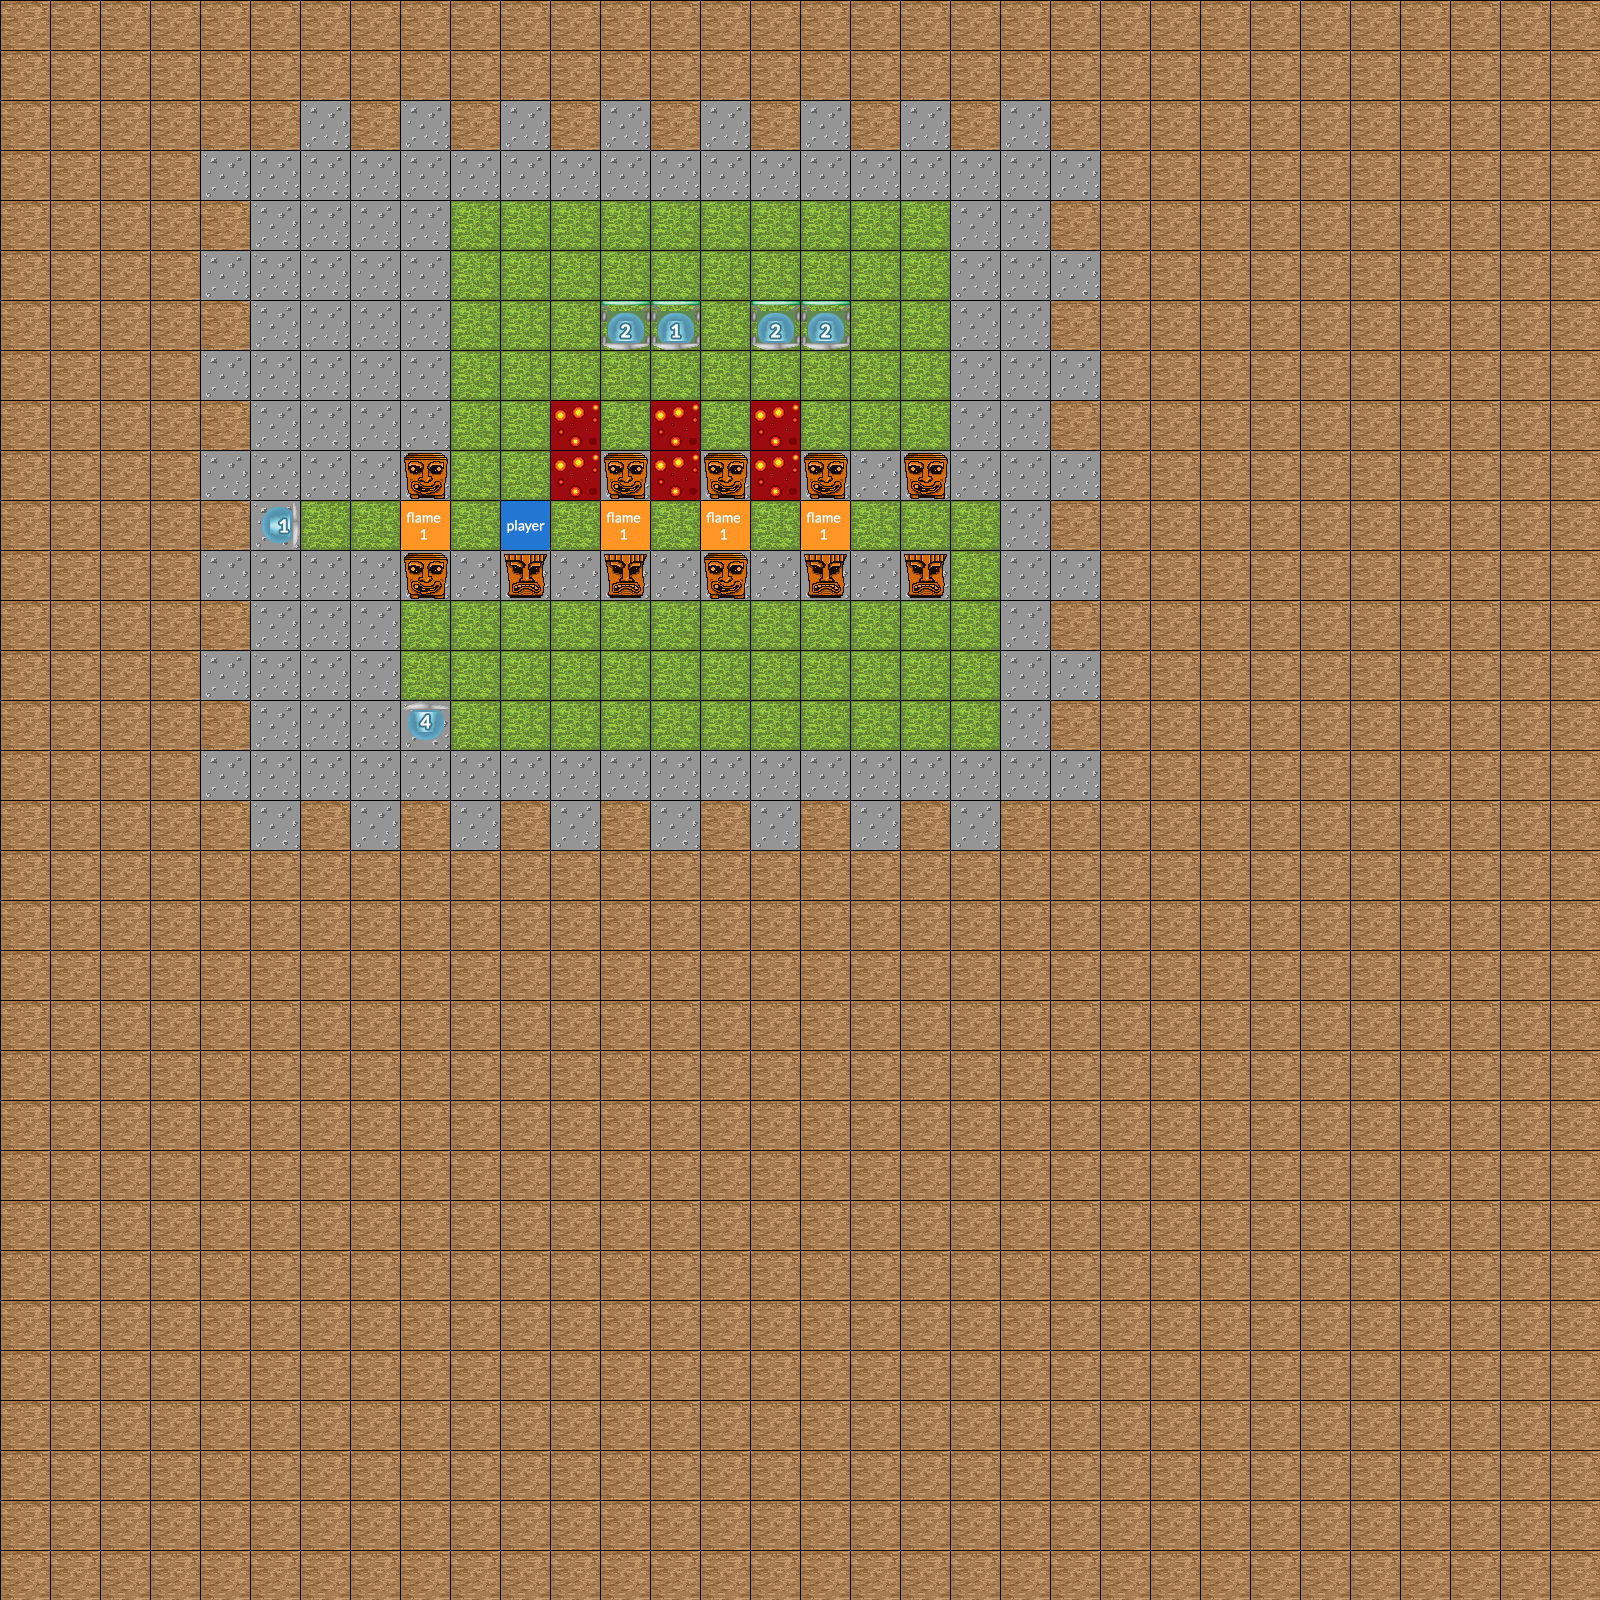

Tiled map render using the project's own tile images. Description and the map definition, with tile-layer contents summarised, below:
An orthogonal 32x32 tile map with 50x50 px tiles, 4 tile layers (Background, Paths, Interactive, Foreground).

<map version="1.0" orientation="orthogonal" renderorder="right-down" width="32" height="32" tilewidth="50" tileheight="50" nextobjectid="1">
 <properties>
  <property name="name" value="Template" />
 </properties>
 <tileset firstgid="1" name="tiles" tilewidth="50" tileheight="50" spacing="2" tilecount="540" columns="27">
  <image source="../images/tiles.png" width="1404" height="1040" />
  <tile id="432">
   <properties>
    <property name="fan" type="int" value="2" />
    <property name="moveable" type="bool" value="false" />
    <property name="strength" type="int" value="1" />
   </properties>
  </tile>
  <tile id="433">
   <properties>
    <property name="fan" value="0" />
    <property name="moveable" type="bool" value="false" />
    <property name="strength" type="int" value="1" />
   </properties>
  </tile>
  <tile id="434">
   <properties>
    <property name="fan" value="2" />
    <property name="moveable" type="bool" value="false" />
    <property name="strength" type="int" value="2" />
   </properties>
  </tile>
  <tile id="435">
   <properties>
    <property name="fan" value="0" />
    <property name="moveable" type="bool" value="false" />
    <property name="strength" type="int" value="2" />
   </properties>
  </tile>
  <tile id="436">
   <properties>
    <property name="fan" value="2" />
    <property name="moveable" type="bool" value="false" />
    <property name="strength" type="int" value="3" />
   </properties>
  </tile>
  <tile id="437">
   <properties>
    <property name="fan" value="0" />
    <property name="moveable" type="bool" value="false" />
    <property name="strength" type="int" value="3" />
   </properties>
  </tile>
  <tile id="438">
   <properties>
    <property name="flame" type="int" value="1" />
   </properties>
  </tile>
  <tile id="439">
   <properties>
    <property name="flame" type="int" value="2" />
   </properties>
  </tile>
  <tile id="447">
   <properties>
    <property name="fan" type="int" value="2" />
    <property name="moveable" type="bool" value="true" />
    <property name="strength" type="int" value="1" />
   </properties>
  </tile>
  <tile id="448">
   <properties>
    <property name="fan" type="int" value="0" />
    <property name="moveable" type="bool" value="true" />
    <property name="strength" type="int" value="1" />
   </properties>
  </tile>
  <tile id="449">
   <properties>
    <property name="fan" type="int" value="2" />
    <property name="moveable" type="bool" value="true" />
    <property name="strength" type="int" value="2" />
   </properties>
  </tile>
  <tile id="450">
   <properties>
    <property name="fan" type="int" value="0" />
    <property name="moveable" type="bool" value="true" />
    <property name="strength" type="int" value="2" />
   </properties>
  </tile>
  <tile id="451">
   <properties>
    <property name="fan" type="int" value="2" />
    <property name="moveable" type="bool" value="true" />
    <property name="strength" type="int" value="3" />
   </properties>
  </tile>
  <tile id="452">
   <properties>
    <property name="fan" type="int" value="0" />
    <property name="moveable" type="bool" value="true" />
    <property name="strength" type="int" value="3" />
   </properties>
  </tile>
  <tile id="459">
   <properties>
    <property name="fan" value="3" />
    <property name="moveable" type="bool" value="false" />
    <property name="strength" type="int" value="1" />
   </properties>
  </tile>
  <tile id="460">
   <properties>
    <property name="fan" type="int" value="1" />
    <property name="moveable" type="bool" value="false" />
    <property name="strength" type="int" value="1" />
   </properties>
  </tile>
  <tile id="461">
   <properties>
    <property name="fan" value="3" />
    <property name="moveable" type="bool" value="false" />
    <property name="strength" type="int" value="2" />
   </properties>
  </tile>
  <tile id="462">
   <properties>
    <property name="fan" type="int" value="1" />
    <property name="moveable" type="bool" value="false" />
    <property name="strength" type="int" value="2" />
   </properties>
  </tile>
  <tile id="463">
   <properties>
    <property name="fan" value="3" />
    <property name="moveable" type="bool" value="false" />
    <property name="strength" type="int" value="3" />
   </properties>
  </tile>
  <tile id="464">
   <properties>
    <property name="fan" type="int" value="1" />
    <property name="moveable" type="bool" value="false" />
    <property name="strength" type="int" value="3" />
   </properties>
  </tile>
  <tile id="465">
   <properties>
    <property name="flame" type="int" value="3" />
   </properties>
  </tile>
  <tile id="466">
   <properties>
    <property name="flame" type="int" value="4" />
   </properties>
  </tile>
  <tile id="474">
   <properties>
    <property name="fan" type="int" value="3" />
    <property name="moveable" type="bool" value="true" />
    <property name="strength" type="int" value="1" />
   </properties>
  </tile>
  <tile id="475">
   <properties>
    <property name="fan" type="int" value="1" />
    <property name="moveable" type="bool" value="true" />
    <property name="strength" type="int" value="1" />
   </properties>
  </tile>
  <tile id="476">
   <properties>
    <property name="fan" type="int" value="3" />
    <property name="moveable" type="bool" value="true" />
    <property name="strength" type="int" value="2" />
   </properties>
  </tile>
  <tile id="477">
   <properties>
    <property name="fan" type="int" value="1" />
    <property name="moveable" type="bool" value="true" />
    <property name="strength" type="int" value="2" />
   </properties>
  </tile>
  <tile id="478">
   <properties>
    <property name="fan" type="int" value="3" />
    <property name="moveable" type="bool" value="true" />
    <property name="strength" type="int" value="3" />
   </properties>
  </tile>
  <tile id="479">
   <properties>
    <property name="fan" type="int" value="1" />
    <property name="moveable" type="bool" value="true" />
    <property name="strength" type="int" value="3" />
   </properties>
  </tile>
  <tile id="486">
   <properties>
    <property name="fan" value="2" />
    <property name="moveable" type="bool" value="false" />
    <property name="strength" type="int" value="4" />
   </properties>
  </tile>
  <tile id="487">
   <properties>
    <property name="fan" value="0" />
    <property name="moveable" type="bool" value="false" />
    <property name="strength" type="int" value="4" />
   </properties>
  </tile>
  <tile id="488">
   <properties>
    <property name="fan" value="2" />
    <property name="moveable" type="bool" value="false" />
    <property name="strength" type="int" value="5" />
   </properties>
  </tile>
  <tile id="489">
   <properties>
    <property name="fan" value="0" />
    <property name="moveable" type="bool" value="false" />
    <property name="strength" type="int" value="5" />
   </properties>
  </tile>
  <tile id="490">
   <properties>
    <property name="fan" value="2" />
    <property name="moveable" type="bool" value="false" />
    <property name="strength" type="int" value="6" />
   </properties>
  </tile>
  <tile id="491">
   <properties>
    <property name="fan" value="0" />
    <property name="moveable" type="bool" value="false" />
    <property name="strength" type="int" value="6" />
   </properties>
  </tile>
  <tile id="492">
   <properties>
    <property name="lava" type="int" value="1" />
   </properties>
  </tile>
  <tile id="493">
   <properties>
    <property name="lava" type="int" value="2" />
   </properties>
  </tile>
  <tile id="501">
   <properties>
    <property name="fan" type="int" value="2" />
    <property name="moveable" type="bool" value="true" />
    <property name="strength" type="int" value="4" />
   </properties>
  </tile>
  <tile id="502">
   <properties>
    <property name="fan" type="int" value="0" />
    <property name="moveable" type="bool" value="true" />
    <property name="strength" type="int" value="4" />
   </properties>
  </tile>
  <tile id="503">
   <properties>
    <property name="fan" type="int" value="2" />
    <property name="moveable" type="bool" value="true" />
    <property name="strength" type="int" value="5" />
   </properties>
  </tile>
  <tile id="504">
   <properties>
    <property name="fan" type="int" value="0" />
    <property name="moveable" type="bool" value="true" />
    <property name="strength" type="int" value="5" />
   </properties>
  </tile>
  <tile id="505">
   <properties>
    <property name="fan" type="int" value="2" />
    <property name="moveable" type="bool" value="true" />
    <property name="strength" type="int" value="6" />
   </properties>
  </tile>
  <tile id="506">
   <properties>
    <property name="fan" type="int" value="0" />
    <property name="moveable" type="bool" value="true" />
    <property name="strength" type="int" value="6" />
   </properties>
  </tile>
  <tile id="513">
   <properties>
    <property name="fan" value="3" />
    <property name="moveable" type="bool" value="false" />
    <property name="strength" type="int" value="4" />
   </properties>
  </tile>
  <tile id="514">
   <properties>
    <property name="fan" type="int" value="1" />
    <property name="moveable" type="bool" value="false" />
    <property name="strength" type="int" value="4" />
   </properties>
  </tile>
  <tile id="515">
   <properties>
    <property name="fan" value="3" />
    <property name="moveable" type="bool" value="false" />
    <property name="strength" type="int" value="5" />
   </properties>
  </tile>
  <tile id="516">
   <properties>
    <property name="fan" type="int" value="1" />
    <property name="moveable" type="bool" value="false" />
    <property name="strength" type="int" value="5" />
   </properties>
  </tile>
  <tile id="517">
   <properties>
    <property name="fan" value="3" />
    <property name="moveable" type="bool" value="false" />
    <property name="strength" type="int" value="6" />
   </properties>
  </tile>
  <tile id="518">
   <properties>
    <property name="fan" type="int" value="1" />
    <property name="moveable" type="bool" value="false" />
    <property name="strength" type="int" value="6" />
   </properties>
  </tile>
  <tile id="519">
   <properties>
    <property name="lava" type="int" value="3" />
   </properties>
  </tile>
  <tile id="520">
   <properties>
    <property name="lava" type="int" value="4" />
   </properties>
  </tile>
  <tile id="527">
   <properties>
    <property name="player" type="bool" value="true" />
   </properties>
  </tile>
  <tile id="528">
   <properties>
    <property name="fan" type="int" value="3" />
    <property name="moveable" type="bool" value="true" />
    <property name="strength" type="int" value="4" />
   </properties>
  </tile>
  <tile id="529">
   <properties>
    <property name="fan" type="int" value="1" />
    <property name="moveable" type="bool" value="true" />
    <property name="strength" type="int" value="4" />
   </properties>
  </tile>
  <tile id="530">
   <properties>
    <property name="fan" type="int" value="3" />
    <property name="moveable" type="bool" value="true" />
    <property name="strength" type="int" value="5" />
   </properties>
  </tile>
  <tile id="531">
   <properties>
    <property name="fan" type="int" value="1" />
    <property name="moveable" type="bool" value="true" />
    <property name="strength" type="int" value="5" />
   </properties>
  </tile>
  <tile id="532">
   <properties>
    <property name="fan" type="int" value="3" />
    <property name="moveable" type="bool" value="true" />
    <property name="strength" type="int" value="6" />
   </properties>
  </tile>
  <tile id="533">
   <properties>
    <property name="fan" type="int" value="1" />
    <property name="moveable" type="bool" value="true" />
    <property name="strength" type="int" value="6" />
   </properties>
  </tile>
 </tileset>
 <layer name="Background" width="32" height="32">
  <data>[1024 cells, 1024 non-empty, 2 distinct tile ids]</data>
 </layer>
 <layer name="Paths" width="32" height="32">
  <data>[1024 cells, 105 non-empty, 1 distinct tile ids]</data>
 </layer>
 <layer name="Interactive" width="32" height="32">
  <data>[1024 cells, 17 non-empty, 7 distinct tile ids]</data>
 </layer>
 <layer name="Foreground" width="32" height="32">
  <data>[1024 cells, 46 non-empty, 12 distinct tile ids]</data>
 </layer>
</map>
